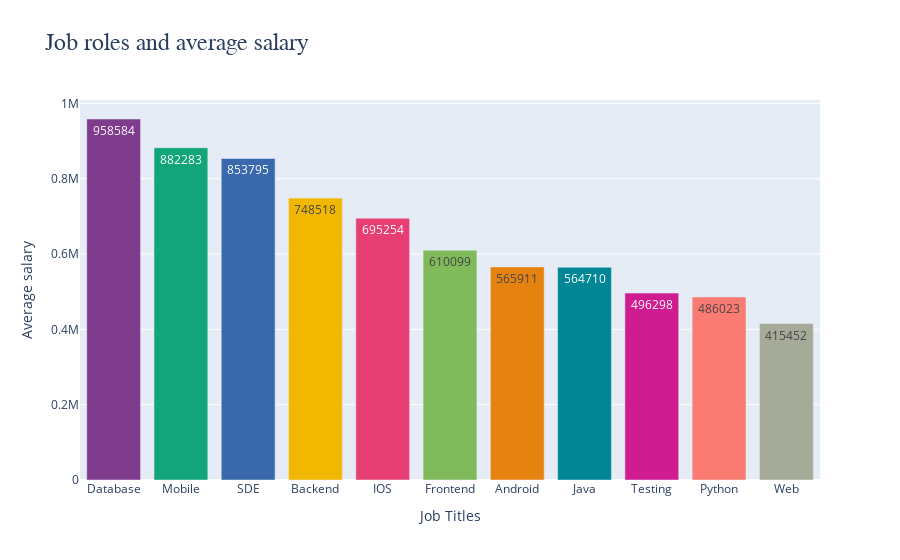

Notebook source saved alongside this figure:
### Code cell
# showing that the 
role_vs_sal = pd.DataFrame(df.groupby("Job Roles")["Salary"].mean().round(0)).reset_index()
role_vs_sal.sort_values("Salary", axis = 0, ascending = False, inplace = True)
fig = go.Figure()
fig.add_trace(go.Bar(x=role_vs_sal["Job Roles"], y=role_vs_sal["Salary"], text=role_vs_sal["Salary"], 
                     textposition='auto', 
                     marker=dict(color=px.colors.qualitative.Bold)))
fig.update_layout(
        title={
            'text': "Job roles and average salary",
            'font': dict(size=24, family="Franklin Gothic")
        },
        xaxis_title="Job Titles",
        yaxis_title="Average salary")
fig.show()

### Figure 1 — Plotly figure (JSON) as saved in the notebook; plotly's stock layout.template omitted (floating-point values rounded to 4 significant figures)
{"data": [{"marker": {"color": ["rgb(127, 60, 141)", "rgb(17, 165, 121)", "rgb(57, 105, 172)", "rgb(242, 183, 1)", "rgb(231, 63, 116)", "rgb(128, 186, 90)", "rgb(230, 131, 16)", "rgb(0, 134, 149)", "rgb(207, 28, 144)", "rgb(249, 123, 114)", "rgb(165, 170, 153)"]}, "text": [958584, 882283, 853795, 748518, 695254, 610099, 565911, 564710, 496298, 486023, 415452], "textposition": "auto", "type": "bar", "x": ["Database", "Mobile", "SDE", "Backend", "IOS", "Frontend", "Android", "Java", "Testing", "Python", "Web"], "y": [958584, 882283, 853795, 748518, 695254, 610099, 565911, 564710, 496298, 486023, 415452]}], "layout": {"title": {"font": {"family": "Franklin Gothic", "size": 24}, "text": "Job roles and average salary"}, "xaxis": {"title": {"text": "Job Titles"}}, "yaxis": {"title": {"text": "Average salary"}}}}
